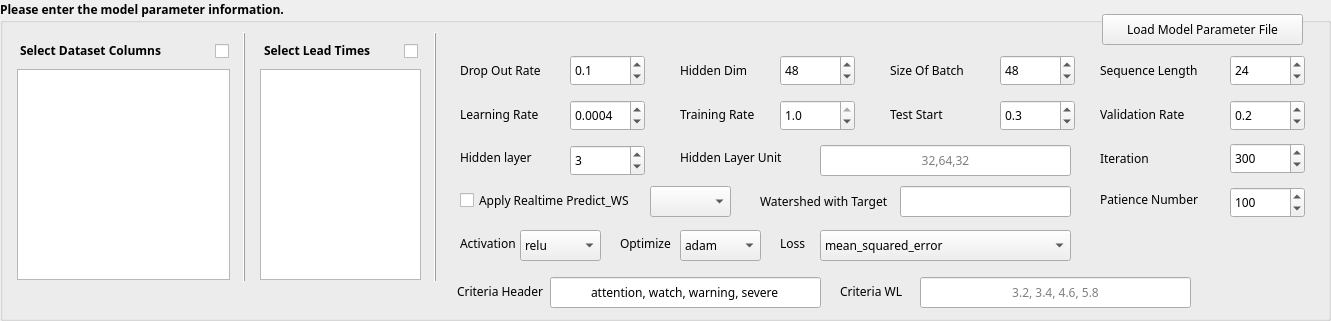
    <widget class="QGroupBox" name="groupBox_makemodel_param">
     <property name="geometry">
      <rect>
       <x>19</x>
       <y>380</y>
       <width>1331</width>
       <height>321</height>
      </rect>
     </property>
     <property name="font">
      <font>
       <family>돋움</family>
       <pointsize>9</pointsize>
       <weight>75</weight>
       <bold>true</bold>
      </font>
     </property>
     <property name="title">
      <string>Please enter the model parameter information.</string>
     </property>
     <widget class="QComboBox" name="cb_dl_activationFunc">
      <property name="geometry">
       <rect>
        <x>520</x>
        <y>230</y>
        <width>81</width>
        <height>31</height>
       </rect>
      </property>
      <property name="font">
       <font>
        <family>돋움</family>
        <pointsize>9</pointsize>
        <weight>50</weight>
        <bold>false</bold>
       </font>
      </property>
      <item>
       <property name="text">
        <string>relu</string>
       </property>
      </item>
      <item>
       <property name="text">
        <string>tanh</string>
       </property>
      </item>
      <item>
       <property name="text">
        <string>softmax</string>
       </property>
      </item>
     </widget>
     <widget class="QComboBox" name="cb_dl_optimizeFunc">
      <property name="geometry">
       <rect>
        <x>680</x>
        <y>230</y>
        <width>81</width>
        <height>31</height>
       </rect>
      </property>
      <property name="font">
       <font>
        <family>돋움</family>
        <pointsize>9</pointsize>
        <weight>50</weight>
        <bold>false</bold>
       </font>
      </property>
      <item>
       <property name="text">
        <string>adam</string>
       </property>
      </item>
      <item>
       <property name="text">
        <string>SGD</string>
       </property>
      </item>
      <item>
       <property name="text">
        <string>RMSprop</string>
       </property>
      </item>
      <item>
       <property name="text">
        <string>Adam</string>
       </property>
      </item>
      <item>
       <property name="text">
        <string>Adadelta</string>
       </property>
      </item>
      <item>
       <property name="text">
        <string>Adagrad</string>
       </property>
      </item>
      <item>
       <property name="text">
        <string>Adamax</string>
       </property>
      </item>
      <item>
       <property name="text">
        <string>Nadam</string>
       </property>
      </item>
      <item>
       <property name="text">
        <string>Ftrl</string>
       </property>
      </item>
     </widget>
     <widget class="QLabel" name="label_16">
      <property name="geometry">
       <rect>
        <x>1100</x>
        <y>60</y>
        <width>131</width>
        <height>21</height>
       </rect>
      </property>
      <property name="font">
       <font>
        <family>돋움</family>
        <pointsize>9</pointsize>
        <weight>50</weight>
        <bold>false</bold>
       </font>
      </property>
      <property name="text">
       <string>Sequence Length</string>
      </property>
     </widget>
     <widget class="QLabel" name="label_21">
      <property name="geometry">
       <rect>
        <x>460</x>
        <y>147</y>
        <width>101</width>
        <height>21</height>
       </rect>
      </property>
      <property name="font">
       <font>
        <family>돋움</family>
        <pointsize>9</pointsize>
        <weight>50</weight>
        <bold>false</bold>
       </font>
      </property>
      <property name="text">
       <string>Hidden layer</string>
      </property>
     </widget>
     <widget class="QSpinBox" name="sb_dl_patienceNum">
      <property name="enabled">
       <bool>true</bool>
      </property>
      <property name="geometry">
       <rect>
        <x>1230</x>
        <y>187</y>
        <width>75</width>
        <height>31</height>
       </rect>
      </property>
      <property name="font">
       <font>
        <family>돋움</family>
        <pointsize>9</pointsize>
        <weight>50</weight>
        <bold>false</bold>
       </font>
      </property>
      <property name="minimum">
       <number>1</number>
      </property>
      <property name="maximum">
       <number>999</number>
      </property>
      <property name="stepType">
       <enum>QAbstractSpinBox::AdaptiveDecimalStepType</enum>
      </property>
      <property name="value">
       <number>100</number>
      </property>
     </widget>
     <widget class="QSpinBox" name="sp_dl_hiddenLayer">
      <property name="geometry">
       <rect>
        <x>570</x>
        <y>145</y>
        <width>75</width>
        <height>31</height>
       </rect>
      </property>
      <property name="font">
       <font>
        <family>돋움</family>
        <pointsize>9</pointsize>
        <weight>50</weight>
        <bold>false</bold>
       </font>
      </property>
      <property name="minimum">
       <number>1</number>
      </property>
      <property name="maximum">
       <number>10</number>
      </property>
      <property name="value">
       <number>3</number>
      </property>
     </widget>
     <widget class="QLabel" name="label_22">
      <property name="geometry">
       <rect>
        <x>680</x>
        <y>147</y>
        <width>131</width>
        <height>21</height>
       </rect>
      </property>
      <property name="font">
       <font>
        <family>돋움</family>
        <pointsize>9</pointsize>
        <weight>50</weight>
        <bold>false</bold>
       </font>
      </property>
      <property name="text">
       <string>Hidden Layer Unit</string>
      </property>
     </widget>
     <widget class="QLabel" name="label_12">
      <property name="geometry">
       <rect>
        <x>680</x>
        <y>60</y>
        <width>81</width>
        <height>21</height>
       </rect>
      </property>
      <property name="font">
       <font>
        <family>돋움</family>
        <pointsize>9</pointsize>
        <weight>50</weight>
        <bold>false</bold>
       </font>
      </property>
      <property name="text">
       <string>Hidden Dim</string>
      </property>
     </widget>
     <widget class="QLabel" name="label_18">
      <property name="geometry">
       <rect>
        <x>1100</x>
        <y>104</y>
        <width>111</width>
        <height>21</height>
       </rect>
      </property>
      <property name="font">
       <font>
        <family>돋움</family>
        <pointsize>9</pointsize>
        <weight>50</weight>
        <bold>false</bold>
       </font>
      </property>
      <property name="text">
       <string>Validation Rate</string>
      </property>
     </widget>
     <widget class="QSpinBox" name="sp_dl_sequenceLength">
      <property name="geometry">
       <rect>
        <x>1230</x>
        <y>55</y>
        <width>75</width>
        <height>31</height>
       </rect>
      </property>
      <property name="font">
       <font>
        <family>돋움</family>
        <pointsize>9</pointsize>
        <weight>50</weight>
        <bold>false</bold>
       </font>
      </property>
      <property name="minimum">
       <number>1</number>
      </property>
      <property name="maximum">
       <number>72</number>
      </property>
      <property name="value">
       <number>24</number>
      </property>
     </widget>
     <widget class="QLabel" name="label_29">
      <property name="geometry">
       <rect>
        <x>1100</x>
        <y>189</y>
        <width>111</width>
        <height>21</height>
       </rect>
      </property>
      <property name="font">
       <font>
        <family>돋움</family>
        <pointsize>9</pointsize>
        <weight>50</weight>
        <bold>false</bold>
       </font>
      </property>
      <property name="text">
       <string>Patience Number</string>
      </property>
     </widget>
     <widget class="QLabel" name="label_24">
      <property name="geometry">
       <rect>
        <x>460</x>
        <y>233</y>
        <width>71</width>
        <height>21</height>
       </rect>
      </property>
      <property name="font">
       <font>
        <family>돋움</family>
        <pointsize>9</pointsize>
        <weight>50</weight>
        <bold>false</bold>
       </font>
      </property>
      <property name="text">
       <string>Activation</string>
      </property>
     </widget>
     <widget class="QComboBox" name="cb_dl_lossFunc">
      <property name="geometry">
       <rect>
        <x>820</x>
        <y>230</y>
        <width>251</width>
        <height>31</height>
       </rect>
      </property>
      <property name="font">
       <font>
        <family>돋움</family>
        <pointsize>9</pointsize>
        <weight>50</weight>
        <bold>false</bold>
       </font>
      </property>
      <item>
       <property name="text">
        <string>mean_squared_error</string>
       </property>
      </item>
      <item>
       <property name="text">
        <string>mean_absolute_error</string>
       </property>
      </item>
      <item>
       <property name="text">
        <string>mean_absolute_percentage_error</string>
       </property>
      </item>
      <item>
       <property name="text">
        <string>mean_squared_logarithmic_error</string>
       </property>
      </item>
      <item>
       <property name="text">
        <string>cosine_similarity</string>
       </property>
      </item>
      <item>
       <property name="text">
        <string>huber_loss</string>
       </property>
      </item>
      <item>
       <property name="text">
        <string>log_cosh</string>
       </property>
      </item>
     </widget>
     <widget class="QLabel" name="label_19">
      <property name="geometry">
       <rect>
        <x>460</x>
        <y>104</y>
        <width>101</width>
        <height>21</height>
       </rect>
      </property>
      <property name="font">
       <font>
        <family>돋움</family>
        <pointsize>9</pointsize>
        <weight>50</weight>
        <bold>false</bold>
       </font>
      </property>
      <property name="text">
       <string>Learning Rate</string>
      </property>
     </widget>
     <widget class="QDoubleSpinBox" name="sp_dl_learningRate">
      <property name="geometry">
       <rect>
        <x>570</x>
        <y>100</y>
        <width>75</width>
        <height>31</height>
       </rect>
      </property>
      <property name="font">
       <font>
        <family>돋움</family>
        <pointsize>9</pointsize>
        <weight>50</weight>
        <bold>false</bold>
       </font>
      </property>
      <property name="decimals">
       <number>4</number>
      </property>
      <property name="minimum">
       <double>0.000100000000000</double>
      </property>
      <property name="maximum">
       <double>0.100000000000000</double>
      </property>
      <property name="singleStep">
       <double>0.100000000000000</double>
      </property>
      <property name="value">
       <double>0.000400000000000</double>
      </property>
     </widget>
     <widget class="QSpinBox" name="sp_dl_interation">
      <property name="geometry">
       <rect>
        <x>1230</x>
        <y>143</y>
        <width>75</width>
        <height>31</height>
       </rect>
      </property>
      <property name="font">
       <font>
        <family>돋움</family>
        <pointsize>9</pointsize>
        <weight>50</weight>
        <bold>false</bold>
       </font>
      </property>
      <property name="minimum">
       <number>1</number>
      </property>
      <property name="maximum">
       <number>3000</number>
      </property>
      <property name="value">
       <number>300</number>
      </property>
     </widget>
     <widget class="QDoubleSpinBox" name="sp_dl_trainingRate">
      <property name="geometry">
       <rect>
        <x>780</x>
        <y>100</y>
        <width>75</width>
        <height>31</height>
       </rect>
      </property>
      <property name="font">
       <font>
        <family>돋움</family>
        <pointsize>9</pointsize>
        <weight>50</weight>
        <bold>false</bold>
       </font>
      </property>
      <property name="decimals">
       <number>1</number>
      </property>
      <property name="maximum">
       <double>1.000000000000000</double>
      </property>
      <property name="singleStep">
       <double>0.100000000000000</double>
      </property>
      <property name="value">
       <double>1.000000000000000</double>
      </property>
     </widget>
     <widget class="QLabel" name="label_11">
      <property name="geometry">
       <rect>
        <x>460</x>
        <y>60</y>
        <width>111</width>
        <height>21</height>
       </rect>
      </property>
      <property name="font">
       <font>
        <family>돋움</family>
        <pointsize>9</pointsize>
        <weight>50</weight>
        <bold>false</bold>
       </font>
      </property>
      <property name="text">
       <string>Drop Out Rate</string>
      </property>
     </widget>
     <widget class="QLabel" name="label_17">
      <property name="geometry">
       <rect>
        <x>890</x>
        <y>104</y>
        <width>71</width>
        <height>21</height>
       </rect>
      </property>
      <property name="font">
       <font>
        <family>돋움</family>
        <pointsize>9</pointsize>
        <weight>50</weight>
        <bold>false</bold>
       </font>
      </property>
      <property name="text">
       <string>Test Start</string>
      </property>
     </widget>
     <widget class="QLabel" name="label_20">
      <property name="geometry">
       <rect>
        <x>680</x>
        <y>104</y>
        <width>91</width>
        <height>21</height>
       </rect>
      </property>
      <property name="font">
       <font>
        <family>돋움</family>
        <pointsize>9</pointsize>
        <weight>50</weight>
        <bold>false</bold>
       </font>
      </property>
      <property name="text">
       <string>Training Rate</string>
      </property>
     </widget>
     <widget class="QLabel" name="label_13">
      <property name="geometry">
       <rect>
        <x>890</x>
        <y>60</y>
        <width>101</width>
        <height>21</height>
       </rect>
      </property>
      <property name="font">
       <font>
        <family>돋움</family>
        <pointsize>9</pointsize>
        <weight>50</weight>
        <bold>false</bold>
       </font>
      </property>
      <property name="text">
       <string>Size Of Batch</string>
      </property>
     </widget>
     <widget class="QSpinBox" name="sp_dl_hiddenDim">
      <property name="geometry">
       <rect>
        <x>780</x>
        <y>55</y>
        <width>75</width>
        <height>31</height>
       </rect>
      </property>
      <property name="font">
       <font>
        <family>돋움</family>
        <pointsize>9</pointsize>
        <weight>50</weight>
        <bold>false</bold>
       </font>
      </property>
      <property name="layoutDirection">
       <enum>Qt::LeftToRight</enum>
      </property>
      <property name="minimum">
       <number>1</number>
      </property>
      <property name="maximum">
       <number>256</number>
      </property>
      <property name="value">
       <number>48</number>
      </property>
     </widget>
     <widget class="QLabel" name="label_26">
      <property name="geometry">
       <rect>
        <x>780</x>
        <y>233</y>
        <width>51</width>
        <height>21</height>
       </rect>
      </property>
      <property name="font">
       <font>
        <family>돋움</family>
        <pointsize>9</pointsize>
        <weight>50</weight>
        <bold>false</bold>
       </font>
      </property>
      <property name="text">
       <string>Loss</string>
      </property>
     </widget>
     <widget class="QDoubleSpinBox" name="sp_dl_valudatuinSplit">
      <property name="geometry">
       <rect>
        <x>1230</x>
        <y>100</y>
        <width>75</width>
        <height>31</height>
       </rect>
      </property>
      <property name="font">
       <font>
        <family>돋움</family>
        <pointsize>9</pointsize>
        <weight>50</weight>
        <bold>false</bold>
       </font>
      </property>
      <property name="decimals">
       <number>1</number>
      </property>
      <property name="maximum">
       <double>1.000000000000000</double>
      </property>
      <property name="singleStep">
       <double>0.100000000000000</double>
      </property>
      <property name="value">
       <double>0.200000000000000</double>
      </property>
     </widget>
     <widget class="QLabel" name="label_25">
      <property name="geometry">
       <rect>
        <x>620</x>
        <y>233</y>
        <width>71</width>
        <height>21</height>
       </rect>
      </property>
      <property name="font">
       <font>
        <family>돋움</family>
        <pointsize>9</pointsize>
        <weight>50</weight>
        <bold>false</bold>
       </font>
      </property>
      <property name="text">
       <string>Optimize</string>
      </property>
     </widget>
     <widget class="QDoubleSpinBox" name="sp_dl_dropOutRate">
      <property name="geometry">
       <rect>
        <x>570</x>
        <y>55</y>
        <width>75</width>
        <height>31</height>
       </rect>
      </property>
      <property name="font">
       <font>
        <family>돋움</family>
        <pointsize>9</pointsize>
        <weight>50</weight>
        <bold>false</bold>
       </font>
      </property>
      <property name="decimals">
       <number>1</number>
      </property>
      <property name="maximum">
       <double>1.000000000000000</double>
      </property>
      <property name="singleStep">
       <double>0.100000000000000</double>
      </property>
      <property name="value">
       <double>0.100000000000000</double>
      </property>
     </widget>
     <widget class="QSpinBox" name="sp_dl_sizeOfBatch">
      <property name="geometry">
       <rect>
        <x>1000</x>
        <y>55</y>
        <width>75</width>
        <height>31</height>
       </rect>
      </property>
      <property name="font">
       <font>
        <family>돋움</family>
        <pointsize>9</pointsize>
        <weight>50</weight>
        <bold>false</bold>
       </font>
      </property>
      <property name="maximum">
       <number>999</number>
      </property>
      <property name="value">
       <number>48</number>
      </property>
     </widget>
     <widget class="QLabel" name="label_90">
      <property name="geometry">
       <rect>
        <x>20</x>
        <y>40</y>
        <width>191</width>
        <height>21</height>
       </rect>
      </property>
      <property name="font">
       <font>
        <family>돋움</family>
        <pointsize>9</pointsize>
        <weight>75</weight>
        <bold>true</bold>
       </font>
      </property>
      <property name="text">
       <string>Select Dataset Columns</string>
      </property>
     </widget>
     <widget class="QListView" name="tbl_modelDatasetColumn">
      <property name="geometry">
       <rect>
        <x>17</x>
        <y>69</y>
        <width>213</width>
        <height>211</height>
       </rect>
      </property>
      <property name="font">
       <font>
        <family>굴림</family>
        <pointsize>9</pointsize>
        <weight>50</weight>
        <bold>false</bold>
       </font>
      </property>
     </widget>
     <widget class="QListView" name="tbl_modelDatasetLeadtime">
      <property name="geometry">
       <rect>
        <x>260</x>
        <y>69</y>
        <width>161</width>
        <height>211</height>
       </rect>
      </property>
      <property name="font">
       <font>
        <family>굴림</family>
        <pointsize>9</pointsize>
        <weight>50</weight>
        <bold>false</bold>
       </font>
      </property>
     </widget>
     <widget class="QLabel" name="label_89">
      <property name="geometry">
       <rect>
        <x>264</x>
        <y>40</y>
        <width>120</width>
        <height>21</height>
       </rect>
      </property>
      <property name="font">
       <font>
        <family>돋움</family>
        <pointsize>9</pointsize>
        <weight>75</weight>
        <bold>true</bold>
       </font>
      </property>
      <property name="text">
       <string>Select Lead Times</string>
      </property>
     </widget>
     <widget class="Line" name="line_3">
      <property name="geometry">
       <rect>
        <x>239</x>
        <y>32</y>
        <width>10</width>
        <height>250</height>
       </rect>
      </property>
      <property name="frameShadow">
       <enum>QFrame::Raised</enum>
      </property>
      <property name="orientation">
       <enum>Qt::Vertical</enum>
      </property>
     </widget>
     <widget class="Line" name="line_4">
      <property name="geometry">
       <rect>
        <x>430</x>
        <y>32</y>
        <width>10</width>
        <height>250</height>
       </rect>
      </property>
      <property name="frameShadow">
       <enum>QFrame::Raised</enum>
      </property>
      <property name="orientation">
       <enum>Qt::Vertical</enum>
      </property>
     </widget>
     <widget class="QCheckBox" name="ckb_dl_applyRealtimePredWS">
      <property name="geometry">
       <rect>
        <x>460</x>
        <y>191</y>
        <width>181</width>
        <height>19</height>
       </rect>
      </property>
      <property name="font">
       <font>
        <family>돋움</family>
        <pointsize>9</pointsize>
        <weight>50</weight>
        <bold>false</bold>
       </font>
      </property>
      <property name="text">
       <string>Apply Realtime Predict_WS</string>
      </property>
     </widget>
     <widget class="QComboBox" name="cb_dl_applyRealtimePredWsTime">
      <property name="geometry">
       <rect>
        <x>650</x>
        <y>186</y>
        <width>81</width>
        <height>31</height>
       </rect>
      </property>
      <property name="font">
       <font>
        <family>돋움</family>
        <pointsize>9</pointsize>
        <weight>50</weight>
        <bold>false</bold>
       </font>
      </property>
     </widget>
     <widget class="QLabel" name="label_62">
      <property name="geometry">
       <rect>
        <x>760</x>
        <y>191</y>
        <width>141</width>
        <height>21</height>
       </rect>
      </property>
      <property name="font">
       <font>
        <family>돋움</family>
        <pointsize>9</pointsize>
        <weight>50</weight>
        <bold>false</bold>
       </font>
      </property>
      <property name="text">
       <string>Watershed with Target</string>
      </property>
     </widget>
     <widget class="QLineEdit" name="txtBox_dl_watershedWithTarget">
      <property name="geometry">
       <rect>
        <x>900</x>
        <y>186</y>
        <width>171</width>
        <height>31</height>
       </rect>
      </property>
      <property name="font">
       <font>
        <family>돋움</family>
        <pointsize>9</pointsize>
        <weight>50</weight>
        <bold>false</bold>
       </font>
      </property>
      <property name="alignment">
       <set>Qt::AlignCenter</set>
      </property>
     </widget>
     <widget class="QPushButton" name="btn_dl_loadParameter">
      <property name="geometry">
       <rect>
        <x>1102</x>
        <y>14</y>
        <width>201</width>
        <height>31</height>
       </rect>
      </property>
      <property name="font">
       <font>
        <family>돋움</family>
        <pointsize>9</pointsize>
        <weight>50</weight>
        <bold>false</bold>
       </font>
      </property>
      <property name="text">
       <string>Load Model Parameter File</string>
      </property>
     </widget>
     <widget class="QCheckBox" name="ckb_dl_leadtime_all">
      <property name="geometry">
       <rect>
        <x>404</x>
        <y>42</y>
        <width>21</width>
        <height>19</height>
       </rect>
      </property>
      <property name="font">
       <font>
        <family>돋움</family>
        <pointsize>7</pointsize>
        <weight>50</weight>
        <bold>false</bold>
       </font>
      </property>
      <property name="text">
       <string/>
      </property>
     </widget>
     <widget class="QLabel" name="label_104">
      <property name="geometry">
       <rect>
        <x>1100</x>
        <y>148</y>
        <width>121</width>
        <height>21</height>
       </rect>
      </property>
      <property name="font">
       <font>
        <family>돋움</family>
        <pointsize>9</pointsize>
        <weight>50</weight>
        <bold>false</bold>
       </font>
      </property>
      <property name="text">
       <string>Iteration</string>
      </property>
     </widget>
     <widget class="QDoubleSpinBox" name="sp_dl_testRate">
      <property name="geometry">
       <rect>
        <x>1000</x>
        <y>100</y>
        <width>75</width>
        <height>31</height>
       </rect>
      </property>
      <property name="font">
       <font>
        <family>돋움</family>
        <pointsize>9</pointsize>
        <weight>50</weight>
        <bold>false</bold>
       </font>
      </property>
      <property name="prefix">
       <string/>
      </property>
      <property name="decimals">
       <number>1</number>
      </property>
      <property name="maximum">
       <double>1.000000000000000</double>
      </property>
      <property name="singleStep">
       <double>0.100000000000000</double>
      </property>
      <property name="value">
       <double>0.300000000000000</double>
      </property>
     </widget>
     <widget class="QLabel" name="label_28">
      <property name="geometry">
       <rect>
        <x>457</x>
        <y>281</y>
        <width>101</width>
        <height>21</height>
       </rect>
      </property>
      <property name="font">
       <font>
        <family>돋움</family>
        <pointsize>9</pointsize>
        <weight>50</weight>
        <bold>false</bold>
       </font>
      </property>
      <property name="text">
       <string>Criteria Header</string>
      </property>
     </widget>
     <widget class="QLabel" name="label_31">
      <property name="geometry">
       <rect>
        <x>840</x>
        <y>281</y>
        <width>81</width>
        <height>21</height>
       </rect>
      </property>
      <property name="font">
       <font>
        <family>돋움</family>
        <pointsize>9</pointsize>
        <weight>50</weight>
        <bold>false</bold>
       </font>
      </property>
      <property name="text">
       <string>Criteria WL</string>
      </property>
     </widget>
     <widget class="QLineEdit" name="txtBox_dl_units">
      <property name="geometry">
       <rect>
        <x>820</x>
        <y>145</y>
        <width>251</width>
        <height>31</height>
       </rect>
      </property>
      <property name="font">
       <font>
        <family>돋움</family>
        <pointsize>9</pointsize>
        <weight>50</weight>
        <bold>false</bold>
       </font>
      </property>
      <property name="alignment">
       <set>Qt::AlignCenter</set>
      </property>
      <property name="placeholderText">
       <string>32,64,32</string>
      </property>
     </widget>
     <widget class="QLineEdit" name="txtBox_dl_criteriaHeader">
      <property name="geometry">
       <rect>
        <x>550</x>
        <y>277</y>
        <width>271</width>
        <height>31</height>
       </rect>
      </property>
      <property name="font">
       <font>
        <family>돋움</family>
        <pointsize>9</pointsize>
        <weight>50</weight>
        <bold>false</bold>
       </font>
      </property>
      <property name="text">
       <string>attention, watch, warning, severe</string>
      </property>
      <property name="alignment">
       <set>Qt::AlignCenter</set>
      </property>
      <property name="placeholderText">
       <string>attention, watch, warning, severe</string>
      </property>
     </widget>
     <widget class="QLineEdit" name="txtBox_dl_criteriaWL">
      <property name="geometry">
       <rect>
        <x>920</x>
        <y>277</y>
        <width>271</width>
        <height>31</height>
       </rect>
      </property>
      <property name="font">
       <font>
        <family>돋움</family>
        <pointsize>9</pointsize>
        <weight>50</weight>
        <bold>false</bold>
       </font>
      </property>
      <property name="alignment">
       <set>Qt::AlignCenter</set>
      </property>
      <property name="placeholderText">
       <string>3.2, 3.4, 4.6, 5.8</string>
      </property>
     </widget>
     <widget class="QCheckBox" name="ckb_dl_itemdata_all">
      <property name="geometry">
       <rect>
        <x>215</x>
        <y>42</y>
        <width>21</width>
        <height>19</height>
       </rect>
      </property>
      <property name="font">
       <font>
        <family>돋움</family>
        <pointsize>7</pointsize>
        <weight>50</weight>
        <bold>false</bold>
       </font>
      </property>
      <property name="text">
       <string/>
      </property>
     </widget>
    </widget>
